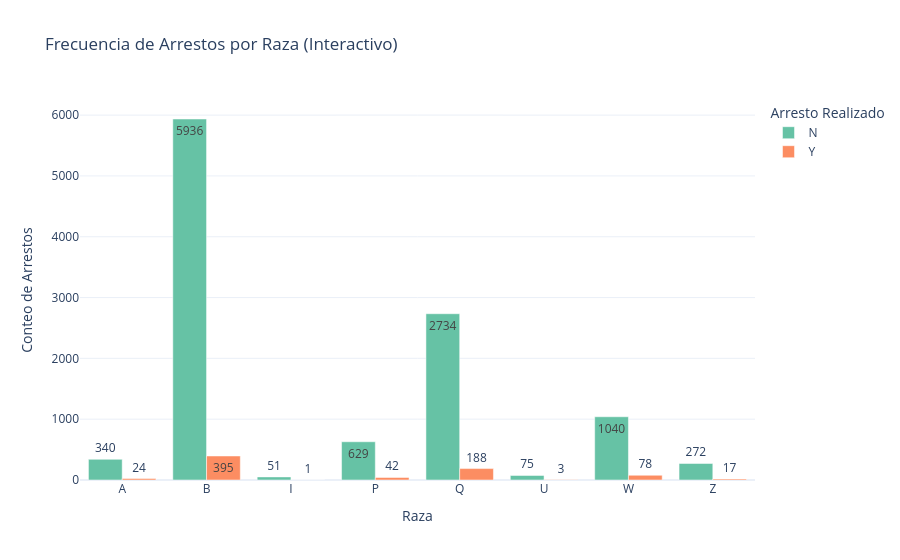

Notebook source saved alongside this figure:
### Markdown cell above
Se revisa la relación de la variable respuesta en comportamiento con la raza (race)

### Code cell
# 1. Agrupamos los datos por raza y estado de arresto
df_race = df_copy_18.groupby(['race', 'arstmade']).size().reset_index(name='conteo')

# 2. Creamos el gráfico de barras agrupadas
fig_race = px.bar(df_race,
                  x='race',
                  y='conteo',
                  color='arstmade',
                  barmode='group', # Barras una al lado de la otra
                  title='Frecuencia de Arrestos por Raza (Interactivo)',
                  labels={'race': 'Raza', 'conteo': 'Conteo de Arrestos', 'arstmade': 'Arresto Realizado'},
                  color_discrete_sequence=px.colors.qualitative.Set2, # Usamos la misma paleta Set2
                  text_auto=True, # Anotaciones automáticas
                  template='plotly_white')

# 3. Ajustamos el diseño
fig_race.update_layout(
    xaxis_title="Raza",
    yaxis_title="Conteo de Arrestos",
    legend_title="Arresto Realizado",
    font=dict(size=12)
)

fig_race.show()

### Figure 1 — Plotly figure (JSON) as saved in the notebook; plotly's stock layout.template omitted (floating-point values rounded to 4 significant figures)
{"data": [{"alignmentgroup": "True", "hovertemplate": "Arresto Realizado=N<br>Raza=%{x}<br>Conteo de Arrestos=%{y}<extra></extra>", "legendgroup": "N", "marker": {"color": "rgb(102,194,165)", "pattern": {"shape": ""}}, "name": "N", "offsetgroup": "N", "orientation": "v", "showlegend": true, "textposition": "auto", "texttemplate": "%{y}", "type": "bar", "x": ["A", "B", "I", "P", "Q", "U", "W", "Z"], "xaxis": "x", "y": [340, 5936, 51, 629, 2734, 75, 1040, 272], "yaxis": "y"}, {"alignmentgroup": "True", "hovertemplate": "Arresto Realizado=Y<br>Raza=%{x}<br>Conteo de Arrestos=%{y}<extra></extra>", "legendgroup": "Y", "marker": {"color": "rgb(252,141,98)", "pattern": {"shape": ""}}, "name": "Y", "offsetgroup": "Y", "orientation": "v", "showlegend": true, "textposition": "auto", "texttemplate": "%{y}", "type": "bar", "x": ["A", "B", "I", "P", "Q", "U", "W", "Z"], "xaxis": "x", "y": [24, 395, 1, 42, 188, 3, 78, 17], "yaxis": "y"}], "layout": {"barmode": "group", "font": {"size": 12}, "legend": {"title": {"text": "Arresto Realizado"}, "tracegroupgap": 0}, "title": {"text": "Frecuencia de Arrestos por Raza (Interactivo)"}, "xaxis": {"anchor": "y", "domain": [0, 1], "title": {"text": "Raza"}}, "yaxis": {"anchor": "x", "domain": [0, 1], "title": {"text": "Conteo de Arrestos"}}}}
